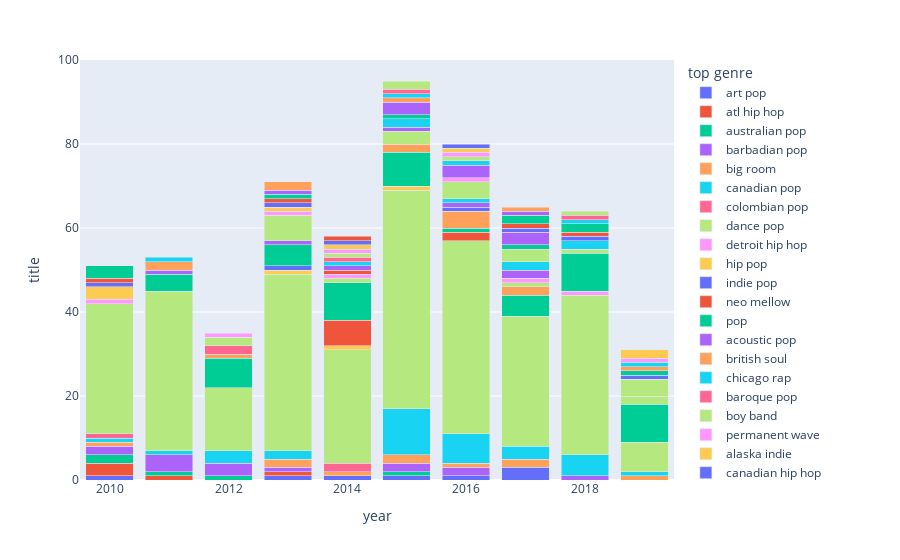

This figure's notebook cell:
### Code cell
fig2 = px.bar(df_empilhado,
              x="year",
              y="title",
              color="top genre",
              barmode="stack")
fig2.show()

### Figure 1 — Plotly figure (JSON) as saved in the notebook; plotly's stock layout.template omitted (floating-point values rounded to 4 significant figures)
{"data": [{"alignmentgroup": "True", "hovertemplate": "top genre=art pop<br>year=%{x}<br>title=%{y}<extra></extra>", "legendgroup": "art pop", "marker": {"color": "#636efa", "pattern": {"shape": ""}}, "name": "art pop", "offsetgroup": "art pop", "orientation": "v", "showlegend": true, "textposition": "auto", "type": "bar", "x": [2010, 2013, 2014, 2015, 2016, 2017], "xaxis": "x", "y": [1, 1, 1, 1, 1, 3], "yaxis": "y"}, {"alignmentgroup": "True", "hovertemplate": "top genre=atl hip hop<br>year=%{x}<br>title=%{y}<extra></extra>", "legendgroup": "atl hip hop", "marker": {"color": "#EF553B", "pattern": {"shape": ""}}, "name": "atl hip hop", "offsetgroup": "atl hip hop", "orientation": "v", "showlegend": true, "textposition": "auto", "type": "bar", "x": [2010, 2011, 2013], "xaxis": "x", "y": [3, 1, 1], "yaxis": "y"}, {"alignmentgroup": "True", "hovertemplate": "top genre=australian pop<br>year=%{x}<br>title=%{y}<extra></extra>", "legendgroup": "australian pop", "marker": {"color": "#00cc96", "pattern": {"shape": ""}}, "name": "australian pop", "offsetgroup": "australian pop", "orientation": "v", "showlegend": true, "textposition": "auto", "type": "bar", "x": [2010, 2011, 2012, 2015], "xaxis": "x", "y": [2, 1, 1, 1], "yaxis": "y"}, {"alignmentgroup": "True", "hovertemplate": "top genre=barbadian pop<br>year=%{x}<br>title=%{y}<extra></extra>", "legendgroup": "barbadian pop", "marker": {"color": "#ab63fa", "pattern": {"shape": ""}}, "name": "barbadian pop", "offsetgroup": "barbadian pop", "orientation": "v", "showlegend": true, "textposition": "auto", "type": "bar", "x": [2010, 2011, 2012, 2013, 2015, 2016, 2018], "xaxis": "x", "y": [2, 4, 3, 1, 2, 2, 1], "yaxis": "y"}, {"alignmentgroup": "True", "hovertemplate": "top genre=big room<br>year=%{x}<br>title=%{y}<extra></extra>", "legendgroup": "big room", "marker": {"color": "#FFA15A", "pattern": {"shape": ""}}, "name": "big room", "offsetgroup": "big room", "orientation": "v", "showlegend": true, "textposition": "auto", "type": "bar", "x": [2010, 2013, 2014, 2015, 2016, 2017, 2019], "xaxis": "x", "y": [1, 2, 1, 2, 1, 2, 1], "yaxis": "y"}, {"alignmentgroup": "True", "hovertemplate": "top genre=canadian pop<br>year=%{x}<br>title=%{y}<extra></extra>", "legendgroup": "canadian pop", "marker": {"color": "#19d3f3", "pattern": {"shape": ""}}, "name": "canadian pop", "offsetgroup": "canadian pop", "orientation": "v", "showlegend": true, "textposition": "auto", "type": "bar", "x": [2010, 2011, 2012, 2013, 2015, 2016, 2017, 2018, 2019], "xaxis": "x", "y": [1, 1, 3, 2, 11, 7, 3, 5, 1], "yaxis": "y"}, {"alignmentgroup": "True", "hovertemplate": "top genre=colombian pop<br>year=%{x}<br>title=%{y}<extra></extra>", "legendgroup": "colombian pop", "marker": {"color": "#FF6692", "pattern": {"shape": ""}}, "name": "colombian pop", "offsetgroup": "colombian pop", "orientation": "v", "showlegend": true, "textposition": "auto", "type": "bar", "x": [2010, 2014], "xaxis": "x", "y": [1, 2], "yaxis": "y"}, {"alignmentgroup": "True", "hovertemplate": "top genre=dance pop<br>year=%{x}<br>title=%{y}<extra></extra>", "legendgroup": "dance pop", "marker": {"color": "#B6E880", "pattern": {"shape": ""}}, "name": "dance pop", "offsetgroup": "dance pop", "orientation": "v", "showlegend": true, "textposition": "auto", "type": "bar", "x": [2010, 2011, 2012, 2013, 2014, 2015, 2016, 2017, 2018, 2019], "xaxis": "x", "y": [31, 38, 15, 42, 27, 52, 46, 31, 38, 7], "yaxis": "y"}, {"alignmentgroup": "True", "hovertemplate": "top genre=detroit hip hop<br>year=%{x}<br>title=%{y}<extra></extra>", "legendgroup": "detroit hip hop", "marker": {"color": "#FF97FF", "pattern": {"shape": ""}}, "name": "detroit hip hop", "offsetgroup": "detroit hip hop", "orientation": "v", "showlegend": true, "textposition": "auto", "type": "bar", "x": [2010, 2018], "xaxis": "x", "y": [1, 1], "yaxis": "y"}, {"alignmentgroup": "True", "hovertemplate": "top genre=hip pop<br>year=%{x}<br>title=%{y}<extra></extra>", "legendgroup": "hip pop", "marker": {"color": "#FECB52", "pattern": {"shape": ""}}, "name": "hip pop", "offsetgroup": "hip pop", "orientation": "v", "showlegend": true, "textposition": "auto", "type": "bar", "x": [2010, 2013, 2014, 2015], "xaxis": "x", "y": [3, 1, 1, 1], "yaxis": "y"}, {"alignmentgroup": "True", "hovertemplate": "top genre=indie pop<br>year=%{x}<br>title=%{y}<extra></extra>", "legendgroup": "indie pop", "marker": {"color": "#636efa", "pattern": {"shape": ""}}, "name": "indie pop", "offsetgroup": "indie pop", "orientation": "v", "showlegend": true, "textposition": "auto", "type": "bar", "x": [2010, 2013], "xaxis": "x", "y": [1, 1], "yaxis": "y"}, {"alignmentgroup": "True", "hovertemplate": "top genre=neo mellow<br>year=%{x}<br>title=%{y}<extra></extra>", "legendgroup": "neo mellow", "marker": {"color": "#EF553B", "pattern": {"shape": ""}}, "name": "neo mellow", "offsetgroup": "neo mellow", "orientation": "v", "showlegend": true, "textposition": "auto", "type": "bar", "x": [2010, 2014, 2016], "xaxis": "x", "y": [1, 6, 2], "yaxis": "y"}, {"alignmentgroup": "True", "hovertemplate": "top genre=pop<br>year=%{x}<br>title=%{y}<extra></extra>", "legendgroup": "pop", "marker": {"color": "#00cc96", "pattern": {"shape": ""}}, "name": "pop", "offsetgroup": "pop", "orientation": "v", "showlegend": true, "textposition": "auto", "type": "bar", "x": [2010, 2011, 2012, 2013, 2014, 2015, 2016, 2017, 2018, 2019], "xaxis": "x", "y": [3, 4, 7, 5, 9, 8, 1, 5, 9, 9], "yaxis": "y"}, {"alignmentgroup": "True", "hovertemplate": "top genre=acoustic pop<br>year=%{x}<br>title=%{y}<extra></extra>", "legendgroup": "acoustic pop", "marker": {"color": "#ab63fa", "pattern": {"shape": ""}}, "name": "acoustic pop", "offsetgroup": "acoustic pop", "orientation": "v", "showlegend": true, "textposition": "auto", "type": "bar", "x": [2011, 2013], "xaxis": "x", "y": [1, 1], "yaxis": "y"}, {"alignmentgroup": "True", "hovertemplate": "top genre=british soul<br>year=%{x}<br>title=%{y}<extra></extra>", "legendgroup": "british soul", "marker": {"color": "#FFA15A", "pattern": {"shape": ""}}, "name": "british soul", "offsetgroup": "british soul", "orientation": "v", "showlegend": true, "textposition": "auto", "type": "bar", "x": [2011, 2012, 2015, 2016, 2017], "xaxis": "x", "y": [2, 1, 2, 4, 2], "yaxis": "y"}, {"alignmentgroup": "True", "hovertemplate": "top genre=chicago rap<br>year=%{x}<br>title=%{y}<extra></extra>", "legendgroup": "chicago rap", "marker": {"color": "#19d3f3", "pattern": {"shape": ""}}, "name": "chicago rap", "offsetgroup": "chicago rap", "orientation": "v", "showlegend": true, "textposition": "auto", "type": "bar", "x": [2011], "xaxis": "x", "y": [1], "yaxis": "y"}, {"alignmentgroup": "True", "hovertemplate": "top genre=baroque pop<br>year=%{x}<br>title=%{y}<extra></extra>", "legendgroup": "baroque pop", "marker": {"color": "#FF6692", "pattern": {"shape": ""}}, "name": "baroque pop", "offsetgroup": "baroque pop", "orientation": "v", "showlegend": true, "textposition": "auto", "type": "bar", "x": [2012], "xaxis": "x", "y": [2], "yaxis": "y"}, {"alignmentgroup": "True", "hovertemplate": "top genre=boy band<br>year=%{x}<br>title=%{y}<extra></extra>", "legendgroup": "boy band", "marker": {"color": "#B6E880", "pattern": {"shape": ""}}, "name": "boy band", "offsetgroup": "boy band", "orientation": "v", "showlegend": true, "textposition": "auto", "type": "bar", "x": [2012, 2013, 2014, 2015, 2017, 2019], "xaxis": "x", "y": [2, 6, 1, 3, 1, 2], "yaxis": "y"}, {"alignmentgroup": "True", "hovertemplate": "top genre=permanent wave<br>year=%{x}<br>title=%{y}<extra></extra>", "legendgroup": "permanent wave", "marker": {"color": "#FF97FF", "pattern": {"shape": ""}}, "name": "permanent wave", "offsetgroup": "permanent wave", "orientation": "v", "showlegend": true, "textposition": "auto", "type": "bar", "x": [2012, 2013, 2014, 2017], "xaxis": "x", "y": [1, 1, 1, 1], "yaxis": "y"}, {"alignmentgroup": "True", "hovertemplate": "top genre=alaska indie<br>year=%{x}<br>title=%{y}<extra></extra>", "legendgroup": "alaska indie", "marker": {"color": "#FECB52", "pattern": {"shape": ""}}, "name": "alaska indie", "offsetgroup": "alaska indie", "orientation": "v", "showlegend": true, "textposition": "auto", "type": "bar", "x": [2013], "xaxis": "x", "y": [1], "yaxis": "y"}, {"alignmentgroup": "True", "hovertemplate": "top genre=canadian hip hop<br>year=%{x}<br>title=%{y}<extra></extra>", "legendgroup": "canadian hip hop", "marker": {"color": "#636efa", "pattern": {"shape": ""}}, "name": "canadian hip hop", "offsetgroup": "canadian hip hop", "orientation": "v", "showlegend": true, "textposition": "auto", "type": "bar", "x": [2013, 2016], "xaxis": "x", "y": [1, 1], "yaxis": "y"}, {"alignmentgroup": "True", "hovertemplate": "top genre=candy pop<br>year=%{x}<br>title=%{y}<extra></extra>", "legendgroup": "candy pop", "marker": {"color": "#EF553B", "pattern": {"shape": ""}}, "name": "candy pop", "offsetgroup": "candy pop", "orientation": "v", "showlegend": true, "textposition": "auto", "type": "bar", "x": [2013, 2014], "xaxis": "x", "y": [1, 1], "yaxis": "y"}, {"alignmentgroup": "True", "hovertemplate": "top genre=celtic rock<br>year=%{x}<br>title=%{y}<extra></extra>", "legendgroup": "celtic rock", "marker": {"color": "#00cc96", "pattern": {"shape": ""}}, "name": "celtic rock", "offsetgroup": "celtic rock", "orientation": "v", "showlegend": true, "textposition": "auto", "type": "bar", "x": [2013], "xaxis": "x", "y": [1], "yaxis": "y"}, {"alignmentgroup": "True", "hovertemplate": "top genre=complextro<br>year=%{x}<br>title=%{y}<extra></extra>", "legendgroup": "complextro", "marker": {"color": "#ab63fa", "pattern": {"shape": ""}}, "name": "complextro", "offsetgroup": "complextro", "orientation": "v", "showlegend": true, "textposition": "auto", "type": "bar", "x": [2013, 2014, 2015, 2016, 2017], "xaxis": "x", "y": [1, 1, 1, 1, 2], "yaxis": "y"}, {"alignmentgroup": "True", "hovertemplate": "top genre=electro<br>year=%{x}<br>title=%{y}<extra></extra>", "legendgroup": "electro", "marker": {"color": "#FFA15A", "pattern": {"shape": ""}}, "name": "electro", "offsetgroup": "electro", "orientation": "v", "showlegend": true, "textposition": "auto", "type": "bar", "x": [2013], "xaxis": "x", "y": [2], "yaxis": "y"}, {"alignmentgroup": "True", "hovertemplate": "top genre=australian dance<br>year=%{x}<br>title=%{y}<extra></extra>", "legendgroup": "australian dance", "marker": {"color": "#19d3f3", "pattern": {"shape": ""}}, "name": "australian dance", "offsetgroup": "australian dance", "orientation": "v", "showlegend": true, "textposition": "auto", "type": "bar", "x": [2014, 2015, 2016, 2017], "xaxis": "x", "y": [1, 2, 1, 2], "yaxis": "y"}, {"alignmentgroup": "True", "hovertemplate": "top genre=australian hip hop<br>year=%{x}<br>title=%{y}<extra></extra>", "legendgroup": "australian hip hop", "marker": {"color": "#FF6692", "pattern": {"shape": ""}}, "name": "australian hip hop", "offsetgroup": "australian hip hop", "orientation": "v", "showlegend": true, "textposition": "auto", "type": "bar", "x": [2014], "xaxis": "x", "y": [1], "yaxis": "y"}, {"alignmentgroup": "True", "hovertemplate": "top genre=electropop<br>year=%{x}<br>title=%{y}<extra></extra>", "legendgroup": "electropop", "marker": {"color": "#B6E880", "pattern": {"shape": ""}}, "name": "electropop", "offsetgroup": "electropop", "orientation": "v", "showlegend": true, "textposition": "auto", "type": "bar", "x": [2014, 2016, 2017, 2018, 2019], "xaxis": "x", "y": [1, 4, 3, 1, 4], "yaxis": "y"}, {"alignmentgroup": "True", "hovertemplate": "top genre=folk-pop<br>year=%{x}<br>title=%{y}<extra></extra>", "legendgroup": "folk-pop", "marker": {"color": "#FF97FF", "pattern": {"shape": ""}}, "name": "folk-pop", "offsetgroup": "folk-pop", "orientation": "v", "showlegend": true, "textposition": "auto", "type": "bar", "x": [2014, 2016], "xaxis": "x", "y": [1, 1], "yaxis": "y"}, {"alignmentgroup": "True", "hovertemplate": "top genre=hollywood<br>year=%{x}<br>title=%{y}<extra></extra>", "legendgroup": "hollywood", "marker": {"color": "#FECB52", "pattern": {"shape": ""}}, "name": "hollywood", "offsetgroup": "hollywood", "orientation": "v", "showlegend": true, "textposition": "auto", "type": "bar", "x": [2014], "xaxis": "x", "y": [1], "yaxis": "y"}, {"alignmentgroup": "True", "hovertemplate": "top genre=house<br>year=%{x}<br>title=%{y}<extra></extra>", "legendgroup": "house", "marker": {"color": "#636efa", "pattern": {"shape": ""}}, "name": "house", "offsetgroup": "house", "orientation": "v", "showlegend": true, "textposition": "auto", "type": "bar", "x": [2014], "xaxis": "x", "y": [1], "yaxis": "y"}, {"alignmentgroup": "True", "hovertemplate": "top genre=metropopolis<br>year=%{x}<br>title=%{y}<extra></extra>", "legendgroup": "metropopolis", "marker": {"color": "#EF553B", "pattern": {"shape": ""}}, "name": "metropopolis", "offsetgroup": "metropopolis", "orientation": "v", "showlegend": true, "textposition": "auto", "type": "bar", "x": [2014], "xaxis": "x", "y": [1], "yaxis": "y"}, {"alignmentgroup": "True", "hovertemplate": "top genre=belgian edm<br>year=%{x}<br>title=%{y}<extra></extra>", "legendgroup": "belgian edm", "marker": {"color": "#00cc96", "pattern": {"shape": ""}}, "name": "belgian edm", "offsetgroup": "belgian edm", "orientation": "v", "showlegend": true, "textposition": "auto", "type": "bar", "x": [2015, 2017], "xaxis": "x", "y": [1, 1], "yaxis": "y"}, {"alignmentgroup": "True", "hovertemplate": "top genre=canadian contemporary r&b<br>year=%{x}<br>title=%{y}<extra></extra>", "legendgroup": "canadian contemporary r&b", "marker": {"color": "#ab63fa", "pattern": {"shape": ""}}, "name": "canadian contemporary r&b", "offsetgroup": "canadian contemporary r&b", "orientation": "v", "showlegend": true, "textposition": "auto", "type": "bar", "x": [2015, 2016, 2017], "xaxis": "x", "y": [3, 3, 3], "yaxis": "y"}, {"alignmentgroup": "True", "hovertemplate": "top genre=french indie pop<br>year=%{x}<br>title=%{y}<extra></extra>", "legendgroup": "french indie pop", "marker": {"color": "#FFA15A", "pattern": {"shape": ""}}, "name": "french indie pop", "offsetgroup": "french indie pop", "orientation": "v", "showlegend": true, "textposition": "auto", "type": "bar", "x": [2015], "xaxis": "x", "y": [1], "yaxis": "y"}, {"alignmentgroup": "True", "hovertemplate": "top genre=hip hop<br>year=%{x}<br>title=%{y}<extra></extra>", "legendgroup": "hip hop", "marker": {"color": "#19d3f3", "pattern": {"shape": ""}}, "name": "hip hop", "offsetgroup": "hip hop", "orientation": "v", "showlegend": true, "textposition": "auto", "type": "bar", "x": [2015, 2016, 2018], "xaxis": "x", "y": [1, 1, 2], "yaxis": "y"}, {"alignmentgroup": "True", "hovertemplate": "top genre=irish singer-songwriter<br>year=%{x}<br>title=%{y}<extra></extra>", "legendgroup": "irish singer-songwriter", "marker": {"color": "#FF6692", "pattern": {"shape": ""}}, "name": "irish singer-songwriter", "offsetgroup": "irish singer-songwriter", "orientation": "v", "showlegend": true, "textposition": "auto", "type": "bar", "x": [2015], "xaxis": "x", "y": [1], "yaxis": "y"}, {"alignmentgroup": "True", "hovertemplate": "top genre=tropical house<br>year=%{x}<br>title=%{y}<extra></extra>", "legendgroup": "tropical house", "marker": {"color": "#B6E880", "pattern": {"shape": ""}}, "name": "tropical house", "offsetgroup": "tropical house", "orientation": "v", "showlegend": true, "textposition": "auto", "type": "bar", "x": [2015, 2016], "xaxis": "x", "y": [2, 1], "yaxis": "y"}, {"alignmentgroup": "True", "hovertemplate": "top genre=canadian latin<br>year=%{x}<br>title=%{y}<extra></extra>", "legendgroup": "canadian latin", "marker": {"color": "#FF97FF", "pattern": {"shape": ""}}, "name": "canadian latin", "offsetgroup": "canadian latin", "orientation": "v", "showlegend": true, "textposition": "auto", "type": "bar", "x": [2016], "xaxis": "x", "y": [1], "yaxis": "y"}, {"alignmentgroup": "True", "hovertemplate": "top genre=danish pop<br>year=%{x}<br>title=%{y}<extra></extra>", "legendgroup": "danish pop", "marker": {"color": "#FECB52", "pattern": {"shape": ""}}, "name": "danish pop", "offsetgroup": "danish pop", "orientation": "v", "showlegend": true, "textposition": "auto", "type": "bar", "x": [2016], "xaxis": "x", "y": [1], "yaxis": "y"}, {"alignmentgroup": "True", "hovertemplate": "top genre=latin<br>year=%{x}<br>title=%{y}<extra></extra>", "legendgroup": "latin", "marker": {"color": "#636efa", "pattern": {"shape": ""}}, "name": "latin", "offsetgroup": "latin", "orientation": "v", "showlegend": true, "textposition": "auto", "type": "bar", "x": [2016, 2017, 2018, 2019], "xaxis": "x", "y": [1, 1, 1, 1], "yaxis": "y"}, {"alignmentgroup": "True", "hovertemplate": "top genre=downtempo<br>year=%{x}<br>title=%{y}<extra></extra>", "legendgroup": "downtempo", "marker": {"color": "#EF553B", "pattern": {"shape": ""}}, "name": "downtempo", "offsetgroup": "downtempo", "orientation": "v", "showlegend": true, "textposition": "auto", "type": "bar", "x": [2017, 2018], "xaxis": "x", "y": [1, 1], "yaxis": "y"}, {"alignmentgroup": "True", "hovertemplate": "top genre=edm<br>year=%{x}<br>title=%{y}<extra></extra>", "legendgroup": "edm", "marker": {"color": "#00cc96", "pattern": {"shape": ""}}, "name": "edm", "offsetgroup": "edm", "orientation": "v", "showlegend": true, "textposition": "auto", "type": "bar", "x": [2017, 2018, 2019], "xaxis": "x", "y": [2, 2, 1], "yaxis": "y"}, {"alignmentgroup": "True", "hovertemplate": "top genre=electro house<br>year=%{x}<br>title=%{y}<extra></extra>", "legendgroup": "electro house", "marker": {"color": "#ab63fa", "pattern": {"shape": ""}}, "name": "electro house", "offsetgroup": "electro house", "orientation": "v", "showlegend": true, "textposition": "auto", "type": "bar", "x": [2017], "xaxis": "x", "y": [1], "yaxis": "y"}, {"alignmentgroup": "True", "hovertemplate": "top genre=electronic trap<br>year=%{x}<br>title=%{y}<extra></extra>", "legendgroup": "electronic trap", "marker": {"color": "#FFA15A", "pattern": {"shape": ""}}, "name": "electronic trap", "offsetgroup": "electronic trap", "orientation": "v", "showlegend": true, "textposition": "auto", "type": "bar", "x": [2017, 2019], "xaxis": "x", "y": [1, 1], "yaxis": "y"}, {"alignmentgroup": "True", "hovertemplate": "top genre=brostep<br>year=%{x}<br>title=%{y}<extra></extra>", "legendgroup": "brostep", "marker": {"color": "#19d3f3", "pattern": {"shape": ""}}, "name": "brostep", "offsetgroup": "brostep", "orientation": "v", "showlegend": true, "textposition": "auto", "type": "bar", "x": [2018, 2019], "xaxis": "x", "y": [1, 1], "yaxis": "y"}, {"alignmentgroup": "True", "hovertemplate": "top genre=contemporary country<br>year=%{x}<br>title=%{y}<extra></extra>", "legendgroup": "contemporary country", "marker": {"color": "#FF6692", "pattern": {"shape": ""}}, "name": "contemporary country", "offsetgroup": "contemporary country", "orientation": "v", "showlegend": true, "textposition": "auto", "type": "bar", "x": [2018], "xaxis": "x", "y": [1], "yaxis": "y"}, {"alignmentgroup": "True", "hovertemplate": "top genre=moroccan pop<br>year=%{x}<br>title=%{y}<extra></extra>", "legendgroup": "moroccan pop", "marker": {"color": "#B6E880", "pattern": {"shape": ""}}, "name": "moroccan pop", "offsetgroup": "moroccan pop", "orientation": "v", "showlegend": true, "textposition": "auto", "type": "bar", "x": [2018], "xaxis": "x", "y": [1], "yaxis": "y"}, {"alignmentgroup": "True", "hovertemplate": "top genre=alternative r&b<br>year=%{x}<br>title=%{y}<extra></extra>", "legendgroup": "alternative r&b", "marker": {"color": "#FF97FF", "pattern": {"shape": ""}}, "name": "alternative r&b", "offsetgroup": "alternative r&b", "orientation": "v", "showlegend": true, "textposition": "auto", "type": "bar", "x": [2019], "xaxis": "x", "y": [1], "yaxis": "y"}, {"alignmentgroup": "True", "hovertemplate": "top genre=escape room<br>year=%{x}<br>title=%{y}<extra></extra>", "legendgroup": "escape room", "marker": {"color": "#FECB52", "pattern": {"shape": ""}}, "name": "escape room", "offsetgroup": "escape room", "orientation": "v", "showlegend": true, "textposition": "auto", "type": "bar", "x": [2019], "xaxis": "x", "y": [2], "yaxis": "y"}], "layout": {"barmode": "stack", "legend": {"title": {"text": "top genre"}, "tracegroupgap": 0}, "margin": {"t": 60}, "xaxis": {"anchor": "y", "domain": [0, 1], "title": {"text": "year"}}, "yaxis": {"anchor": "x", "domain": [0, 1], "title": {"text": "title"}}}}
